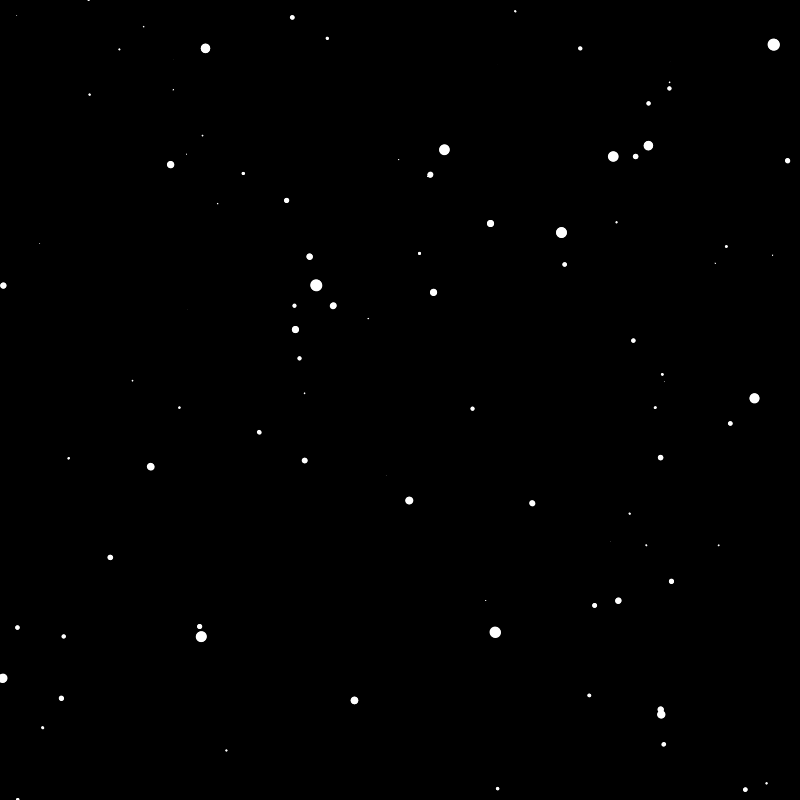
Frame 1 (no input)
Frame 60 (the mouse pressed at the canvas centre just before this capture): identical to frame 1, image omitted
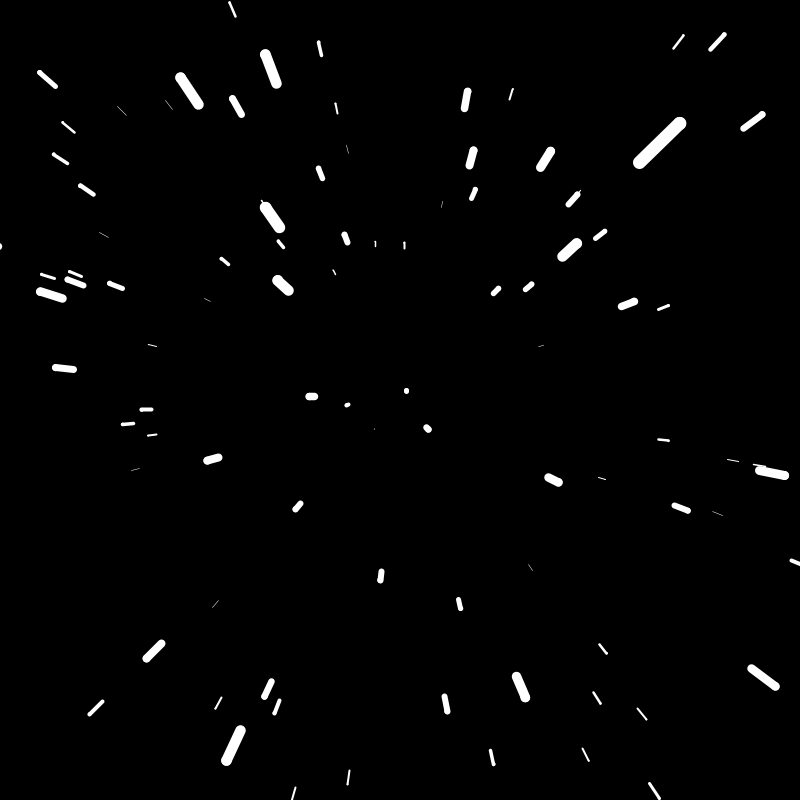
Frame 120 (the mouse held since frame 60 and released just before this capture)

The Processing sketch that drew these frames (run headless with seeded random() and noise(); from frame 60 on, the mouse is pressed at the canvas centre):

// Processing sketch: Starfield
// ── Starfield.pde
Star[] stars = new Star[1000];
float speed;
void setup(){
  size(800,800);
  for(int i = 0; i < stars.length; i ++){
    stars[i] = new Star();
  }
}

void draw(){
  speed = map(mouseX, 0, width, 0, 50);
  background(0);
  translate(width/2,height/2);
  for (int i = 0; i < stars.length; i++){
    stars[i].update();
    stars[i].show();
  }
}

// ── Star.pde
class Star{
  float x;
  float y;
  float z;
  
  float pz;
  
  Star(){
    x = random(-width, width);
    y = random(-height,height);
    z = random(width);
    pz = z;
  }
  
  void update(){
    z = z - speed;
    if (z < 1){
      z = width;
      x = random(-width, width);
      y = random(-height,height);
      pz = z;
    }
  }
  
  void show(){
    fill(255);
    noStroke();
    
    float sx = map(x/z, 0 , 1, 0, width);
    float sy = map(y/z, 0 , 1, 0, height);
    
    float r = map(z, 0 , width, 16, 0);
    ellipse(sx, sy, r, r);
    
    float px = map(x/pz, 0 , 1, 0, width);
    float py = map(y/pz, 0 , 1, 0, height);
    
    pz = z;
    
    stroke(255);
    strokeWeight(r);
    line(px, py, sx, sy);
  }
}
